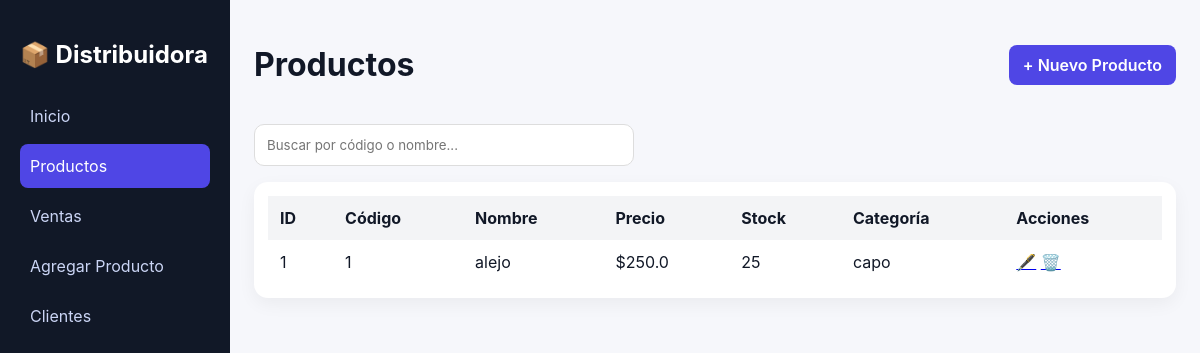
/productos, run on an earlier commit of the app's database.
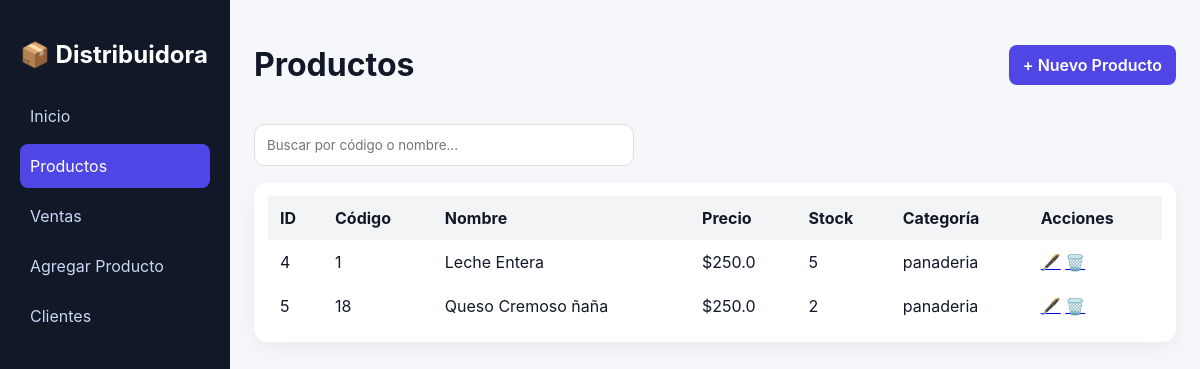
And on a later commit of the database.
### tables this page shows
CREATE TABLE productos (
            id INTEGER PRIMARY KEY AUTOINCREMENT,
            nombre TEXT NOT NULL,
            codigo TEXT NOT NULL,
            precio REAL NOT NULL,
            stock INTEGER NOT NULL DEFAULT 0,
            categoria TEXT NOT NULL
        );

### routes/products.py (the view)
@productos_bp.route("/productos")
def productos():
    conn = conectar()
    producto = conn.execute("SELECT * FROM productos").fetchall()
    for p in producto:
        print(dict(p))
    conn.close()
    return render_template("productos.html", productos=producto, page = "productos")

### db.py (called while the page is built)
def conectar():
    conn = sqlite3.connect(DB_NAME)
    conn.row_factory = sqlite3.Row
    return conn

### templates/productos.html (shortened to what this page needs)
<html lang="es">
<head>
<link rel="stylesheet" href="/static/style.css">
</head>
<body>
<div class="app">
  <aside class="sidebar">
    <h2 class="logo">📦 Distribuidora</h2>
     <nav>
    <a href="/" class="{% if page == 'inicio' %}active{% endif %}">Inicio</a>
    <a href="/productos" class="{% if page == 'productos' %}active{% endif %}">
      Productos
    </a>
    <a href="/ventas" class="{% if page == 'ventas' %}active{% endif %}">
      Ventas
    </a>
    <a href="/agregar_productos" class="{% if page == 'agregar_productos' %}active{% endif %}">
      Agregar Producto
    </a>
    <a href="/clientes" class="{% if page == 'clientes' %}active{% endif %}">
      Clientes
    </a>
  </nav>
  </aside>
  <main class="content">
    <header class="topbar">
      <h1>Productos</h1>
      <a href="/agregar_productos" class="btn-primary">+ Nuevo Producto</a>
    </header>
    <div class="search-box">
      <input type="text" id="searchInput" placeholder="Buscar por código o nombre...">
    </div>
    <div class="table-card">
      <table id="productsTable">
        <thead>
          <tr>
            <th>ID</th>
            <th>Código</th>
            <th>Nombre</th>
            <th>Precio</th>
            <th>Stock</th>
            <th>Categoría</th>
            <th>Acciones</th>
          </tr>
        </thead>
        <tbody>
          {% for producto in productos %}
          <tr>
            <td>{{ producto.id }}</td>
            <td class="codigo">{{ producto.codigo }}</td>
            <td class="nombre">{{ producto.nombre }}</td>
            <td>${{ producto.precio }}</td>
            <td>{{ producto.stock }}</td>
            <td>{{ producto.categoria }}</td>
            <td><a href="/editar_producto/{{ producto.id }}" class="btn-edit">🖋️</a>
                <a href="/eliminar_producto/{{ producto.id }}" class="btn-delete">🗑️</a>
            </td>
          </tr>
          {% endfor %}
        </tbody>
      </table>
    </div>
  </main>
</div>
</body>
</html>

What changed in the data, as far as the page shows it:
removed productos: id "1", codigo "1", nombre "alejo", precio "250.0", stock "25", categoria "capo"
added productos: id "4", codigo "1", nombre "Leche Entera", precio "250.0", stock "5", categoria "panaderia"
added productos: id "5", codigo "18", nombre "Queso Cremoso ñaña", precio "250.0", stock "2", categoria "panaderia"
